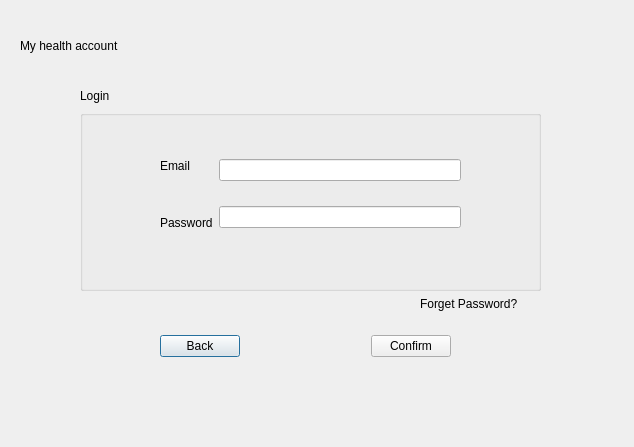
<?xml version="1.0" encoding="UTF-8"?>
<ui version="4.0">
 <class>Login</class>
 <widget class="QDialog" name="Login">
  <property name="geometry">
   <rect>
    <x>0</x>
    <y>0</y>
    <width>634</width>
    <height>447</height>
   </rect>
  </property>
  <property name="windowTitle">
   <string>Dialog</string>
  </property>
  <widget class="QLabel" name="label_6">
   <property name="geometry">
    <rect>
     <x>20</x>
     <y>30</y>
     <width>201</width>
     <height>31</height>
    </rect>
   </property>
   <property name="styleSheet">
    <string notr="true">font: 24pt &quot;.AppleSystemUIFont&quot;;</string>
   </property>
   <property name="text">
    <string>My health account </string>
   </property>
  </widget>
  <widget class="QWidget" name="layoutWidget_2">
   <property name="geometry">
    <rect>
     <x>160</x>
     <y>330</y>
     <width>291</width>
     <height>32</height>
    </rect>
   </property>
   <layout class="QHBoxLayout" name="horizontalLayout_2">
    <item>
     <widget class="QPushButton" name="pushButtonBack">
      <property name="text">
       <string>Back</string>
      </property>
     </widget>
    </item>
    <item>
     <spacer name="horizontalSpacer">
      <property name="orientation">
       <enum>Qt::Horizontal</enum>
      </property>
      <property name="sizeHint" stdset="0">
       <size>
        <width>98</width>
        <height>20</height>
       </size>
      </property>
     </spacer>
    </item>
    <item>
     <widget class="QPushButton" name="pushButtonConfirm">
      <property name="text">
       <string>Confirm</string>
      </property>
     </widget>
    </item>
   </layout>
  </widget>
  <widget class="QGroupBox" name="groupBox">
   <property name="geometry">
    <rect>
     <x>80</x>
     <y>110</y>
     <width>461</width>
     <height>181</height>
    </rect>
   </property>
   <property name="title">
    <string/>
   </property>
   <widget class="QWidget" name="layoutWidget">
    <property name="geometry">
     <rect>
      <x>80</x>
      <y>30</y>
      <width>301</width>
      <height>108</height>
     </rect>
    </property>
    <layout class="QHBoxLayout" name="horizontalLayout">
     <item>
      <layout class="QVBoxLayout" name="verticalLayout">
       <item>
        <widget class="QLabel" name="label_3">
         <property name="text">
          <string>Email</string>
         </property>
        </widget>
       </item>
       <item>
        <widget class="QLabel" name="label_4">
         <property name="text">
          <string>Password</string>
         </property>
        </widget>
       </item>
      </layout>
     </item>
     <item>
      <layout class="QVBoxLayout" name="verticalLayout_2">
       <item>
        <widget class="QLineEdit" name="lineEditEmail"/>
       </item>
       <item>
        <widget class="QLineEdit" name="lineEditPassword"/>
       </item>
      </layout>
     </item>
    </layout>
   </widget>
  </widget>
  <widget class="QLabel" name="label_7">
   <property name="geometry">
    <rect>
     <x>80</x>
     <y>80</y>
     <width>201</width>
     <height>31</height>
    </rect>
   </property>
   <property name="styleSheet">
    <string notr="true">font: 18pt &quot;.AppleSystemUIFont&quot;;</string>
   </property>
   <property name="text">
    <string>Login</string>
   </property>
  </widget>
  <widget class="QLabel" name="label">
   <property name="geometry">
    <rect>
     <x>420</x>
     <y>294</y>
     <width>121</width>
     <height>20</height>
    </rect>
   </property>
   <property name="styleSheet">
    <string notr="true">color: black;</string>
   </property>
   <property name="text">
    <string>Forget Password?</string>
   </property>
  </widget>
 </widget>
 <resources/>
 <connections/>
</ui>
